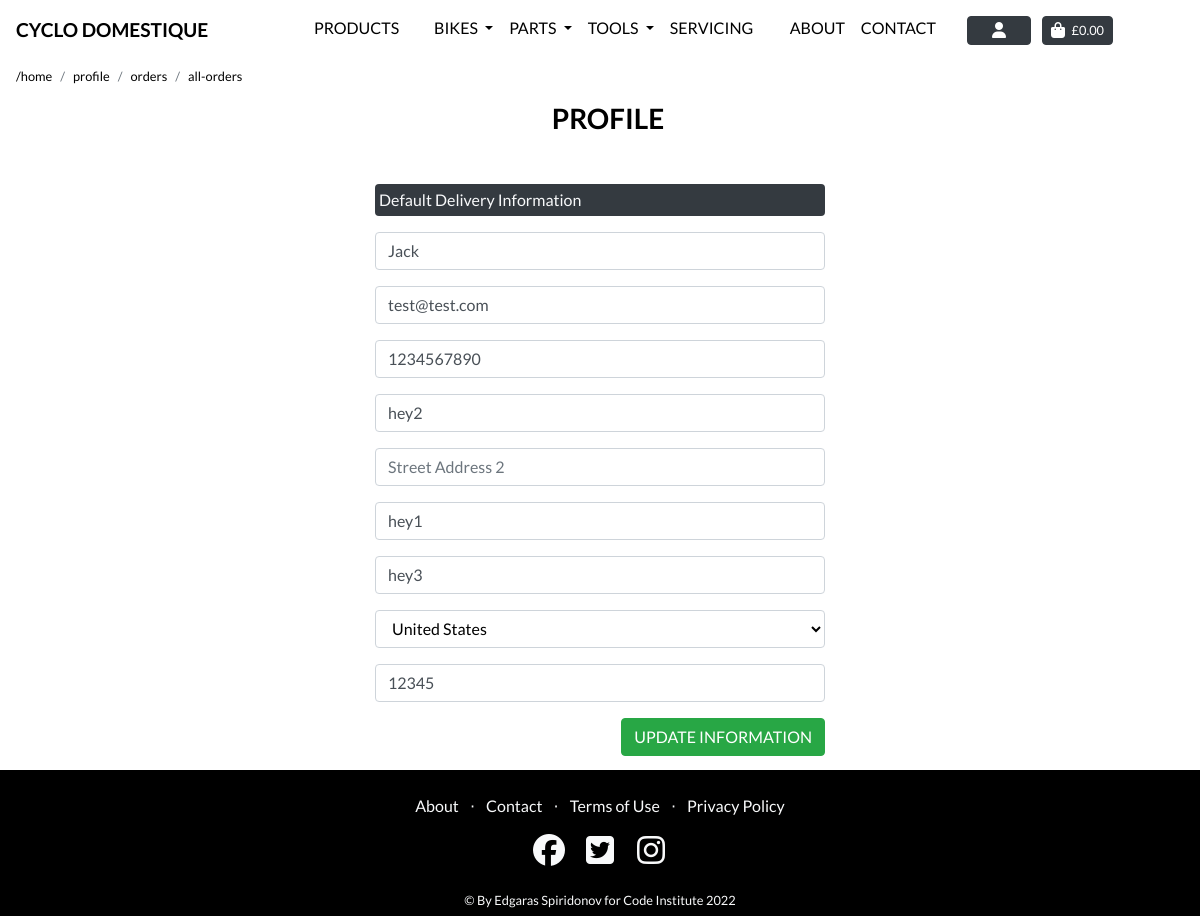
The page /profile/ (signed in) on the database as committed earlier.
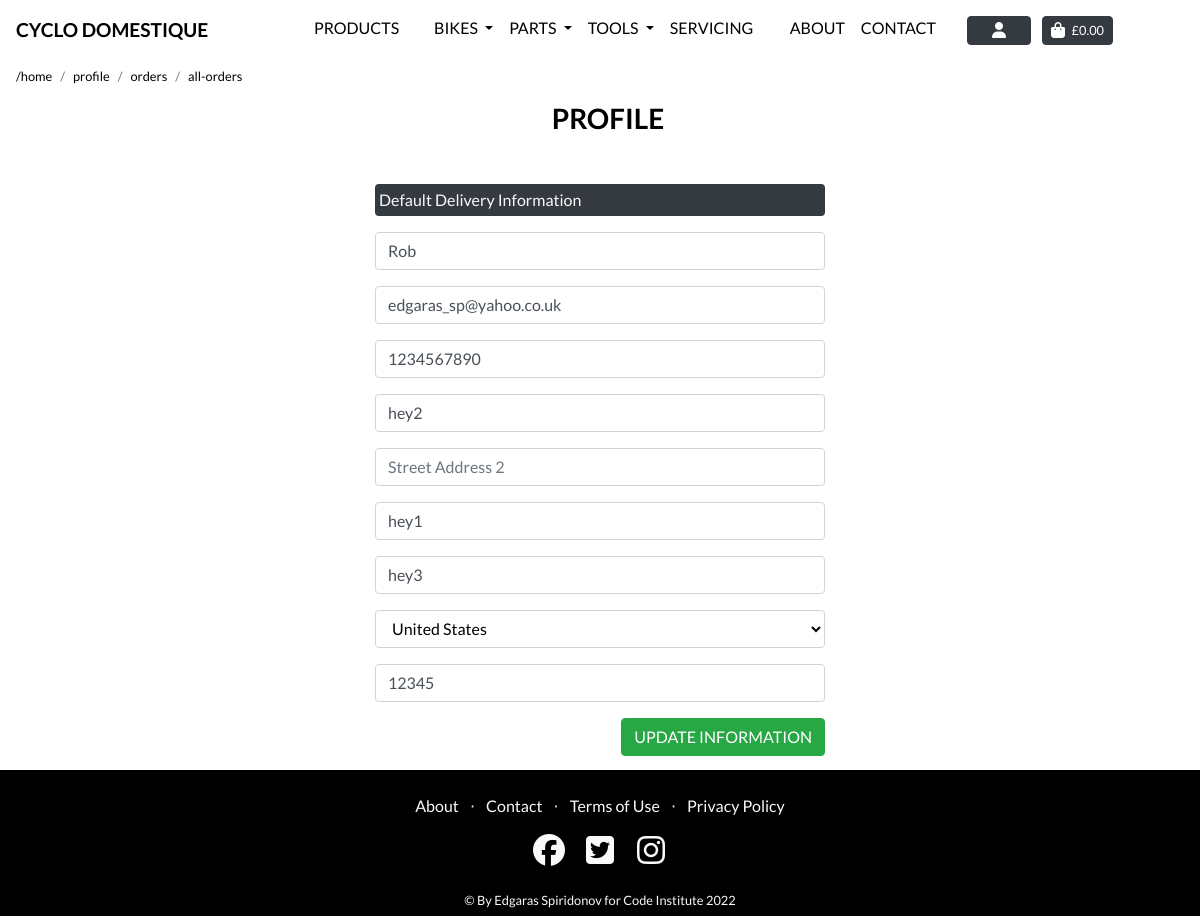
The same page on the database as committed later.
### profiles/models.py (models this page shows, shortened)
class UserProfile(models.Model):
    user = models.OneToOneField(User, on_delete=models.CASCADE)
    default_full_name = models.CharField(max_length=50, null=True, blank=True)
    default_email = models.EmailField(max_length=254, null=True, blank=True)
    default_phone_number = models.CharField(max_length=20,
                                            null=True, blank=True)
    default_street_address1 = models.CharField(max_length=80,
                                               null=True, blank=True)
    default_street_address2 = models.CharField(max_length=80,
                                               null=True, blank=True)
    default_town_or_city = models.CharField(max_length=40,
                                            null=True, blank=True)
    default_county = models.CharField(max_length=80, null=True, blank=True)
    default_country = CountryField(blank_label='Country',
                                   null=True, blank=True)
    default_postcode = models.CharField(max_length=20, null=True, blank=True)

### profiles/views.py (the view)
# urls.py: path('profile/', include('profiles.urls')),
@login_required
def profile(request):
    user_profile = get_object_or_404(UserProfile, user=request.user)
    if request.method == 'POST':
        form = UserProfileForm(request.POST, instance=user_profile)
        if form.is_valid():
            form.save()
            messages.success(request, 'Profile updated successfully')
    form = UserProfileForm(instance=user_profile)
    orders = user_profile.orders.all()
    template = 'profiles/profile.html'
    context = {
        'form': form,
        'orders': orders,
        'on_profile_page': True
    }
    return render(request, template, context)

### profiles/forms.py
class UserProfileForm(forms.ModelForm):
    class Meta:
        model = UserProfile
        exclude = ('user',)
    def __init__(self, *args, **kwargs):
        super().__init__(*args, **kwargs)
        placeholders = {
            'default_full_name': 'Full Name',
            'default_email': 'Email',
            'default_phone_number': 'Phone Number',
            'default_street_address1': 'Street Address 1',
            'default_street_address2': 'Street Address 2',
            'default_town_or_city': 'Town or City',
            'default_county': 'County, State or Locality',
            'default_postcode': 'Postal Code',
        }
        self.fields['default_full_name'].widget.attrs['autofocus'] = True
        for field in self.fields:
            if field != 'default_country':
                if self.fields[field].required:
                    placeholder = f'{placeholders[field]} *'
                else:
                    placeholder = placeholders[field]
                self.fields[field].widget.attrs['placeholder'] = placeholder
            self.fields[field].widget.attrs['class'] = ''
            self.fields[field].label = False

### profiles/templates/profiles/profile.html (shortened to what this page needs)
{% extends "base.html" %}
{% load static %}
{% block extra_css %}
    <link rel="stylesheet" href="{% static 'profiles/css/profile.css' %}">
    <link rel="stylesheet" href="{% static 'css/page_navbar.css' %}">
{% endblock %}
{% block page_header %}
<div class="header-container header-mobile">
</div>
{% endblock %}
{% block content %}
<div class="ml-3">
    <div class="col-md-12 px-0 mb-1">
        <nav aria-label="breadcrumb">
          <ol class="breadcrumb bg-transparent pl-0 mb-0  small">
            <li class="breadcrumb-item"><a class="text-black text-lowercase" href="/">/home</a></li>
            <li class="breadcrumb-item"><a class="text-black text-lowercase" href="/profile">profile</a></li>
            <li class="breadcrumb-item"><a class="text-black text-lowercase" href="/profile/orders">orders</a></li>
            <li class="breadcrumb-item"><a class="text-black text-lowercase" href="/profile/orders/all">all-orders</a></li>
          </ol>
        </nav>
    </div>
</div>
<div class="container">
    <div class="row">
        <div class="col">
            <h3 class="text-black text-uppercase font-weight-bold mb-5 text-center pl-3"> Profile </h3>
        </div>
    </div>
    <div class="row">
        <div class="col-3 d-none d-md-block d-lg-block d-xl-block"></div>
        <div class="col-12 col-md-6">
            <p class="text-light bg-dark rounded py-1 px-1">Default Delivery Information</p>
            <form class="mt-3" action="{% url 'profile' %}" method="POST" id="profile-update-form">
                {{ form|crispy }}
                <button class="btn btn-success rounded text-uppercase float-right">Update Information</button>
            </form>
        </div>
        <div class="col-2 d-none d-md-block d-lg-block d-xl-block"></div>
    </div>
</div>
{% include "includes/footer.html" %}
{% endblock %}

Rows that differ between the two databases and show on the page:
changed UserProfile "hey2": default_full_name "Jack" → "Rob"; default_email "test@test.com" → "edgaras_sp@yahoo.co.uk"
